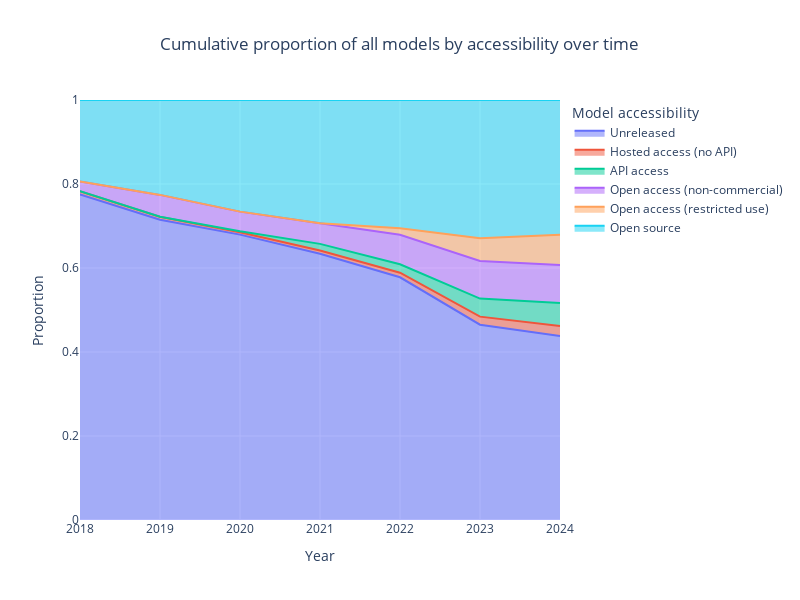

Here is the notebook cell this chart was saved with:
### Code cell
fig = px.area(normalized_counts_total, x='Year', y='proportion', color='Model accessibility', line_group='Model accessibility',
              labels={'proportion': 'Proportion', 'Year': 'Year'},
              title='Cumulative proportion of all models by accessibility over time')

fig.update_yaxes(range=[0, 1])
fig.update_xaxes(range=[2018, 2024])
fig.update_layout(
    autosize=False,
    width=800,
    height=600,
    title_x=0.2,
)
# save_plot(fig, results_dir, f'proportion_by_accessibility')
fig.show()

### Figure 1 — Plotly figure (JSON) as saved in the notebook; plotly's stock layout.template omitted (floating-point values rounded to 4 significant figures)
{"data": [{"fillpattern": {"shape": ""}, "hovertemplate": "Model accessibility=Unreleased<br>Year=%{x}<br>Proportion=%{y}<extra></extra>", "legendgroup": "Unreleased", "line": {"color": "#636efa"}, "marker": {"symbol": "circle"}, "mode": "lines", "name": "Unreleased", "orientation": "v", "showlegend": true, "stackgroup": "1", "type": "scatter", "x": [2015, 2016, 2017, 2018, 2019, 2020, 2021, 2022, 2023, 2024], "xaxis": "x", "y": [0.75, 0.8065, 0.8871, 0.7752, 0.7148, 0.6795, 0.6339, 0.5779, 0.4649, 0.4383], "yaxis": "y"}, {"fillpattern": {"shape": ""}, "hovertemplate": "Model accessibility=Hosted access (no API)<br>Year=%{x}<br>Proportion=%{y}<extra></extra>", "legendgroup": "Hosted access (no API)", "line": {"color": "#EF553B"}, "marker": {"symbol": "circle"}, "mode": "lines", "name": "Hosted access (no API)", "orientation": "v", "showlegend": true, "stackgroup": "1", "type": "scatter", "x": [2015, 2016, 2017, 2018, 2019, 2020, 2021, 2022, 2023, 2024], "xaxis": "x", "y": [0, 0.03226, 0.01613, 0.007752, 0.007407, 0.005479, 0.007874, 0.0109, 0.01923, 0.02366], "yaxis": "y"}, {"fillpattern": {"shape": ""}, "hovertemplate": "Model accessibility=API access<br>Year=%{x}<br>Proportion=%{y}<extra></extra>", "legendgroup": "API access", "line": {"color": "#00cc96"}, "marker": {"symbol": "circle"}, "mode": "lines", "name": "API access", "orientation": "v", "showlegend": true, "stackgroup": "1", "type": "scatter", "x": [2015, 2016, 2017, 2018, 2019, 2020, 2021, 2022, 2023, 2024], "xaxis": "x", "y": [0, 0, 0, 0, 0, 0.00274, 0.01575, 0.02025, 0.04299, 0.05453], "yaxis": "y"}, {"fillpattern": {"shape": ""}, "hovertemplate": "Model accessibility=Open access (non-commercial)<br>Year=%{x}<br>Proportion=%{y}<extra></extra>", "legendgroup": "Open access (non-commercial)", "line": {"color": "#ab63fa"}, "marker": {"symbol": "circle"}, "mode": "lines", "name": "Open access (non-commercial)", "orientation": "v", "showlegend": true, "stackgroup": "1", "type": "scatter", "x": [2015, 2016, 2017, 2018, 2019, 2020, 2021, 2022, 2023, 2024], "xaxis": "x", "y": [0, 0.03226, 0.01613, 0.02326, 0.05185, 0.04658, 0.04921, 0.07009, 0.08937, 0.09053], "yaxis": "y"}, {"fillpattern": {"shape": ""}, "hovertemplate": "Model accessibility=Open access (restricted use)<br>Year=%{x}<br>Proportion=%{y}<extra></extra>", "legendgroup": "Open access (restricted use)", "line": {"color": "#FFA15A"}, "marker": {"symbol": "circle"}, "mode": "lines", "name": "Open access (restricted use)", "orientation": "v", "showlegend": true, "stackgroup": "1", "type": "scatter", "x": [2015, 2016, 2017, 2018, 2019, 2020, 2021, 2022, 2023, 2024], "xaxis": "x", "y": [0, 0, 0, 0, 0, 0, 0, 0.01558, 0.0543, 0.07202], "yaxis": "y"}, {"fillpattern": {"shape": ""}, "hovertemplate": "Model accessibility=Open source<br>Year=%{x}<br>Proportion=%{y}<extra></extra>", "legendgroup": "Open source", "line": {"color": "#19d3f3"}, "marker": {"symbol": "circle"}, "mode": "lines", "name": "Open source", "orientation": "v", "showlegend": true, "stackgroup": "1", "type": "scatter", "x": [2015, 2016, 2017, 2018, 2019, 2020, 2021, 2022, 2023, 2024], "xaxis": "x", "y": [0.25, 0.129, 0.08065, 0.1938, 0.2259, 0.2658, 0.2933, 0.3053, 0.3292, 0.321], "yaxis": "y"}], "layout": {"autosize": false, "height": 600, "legend": {"title": {"text": "Model accessibility"}, "tracegroupgap": 0}, "title": {"text": "Cumulative proportion of all models by accessibility over time", "x": 0.2}, "width": 800, "xaxis": {"anchor": "y", "domain": [0, 1], "range": [2018, 2024], "title": {"text": "Year"}}, "yaxis": {"anchor": "x", "domain": [0, 1], "range": [0, 1], "title": {"text": "Proportion"}}}}
